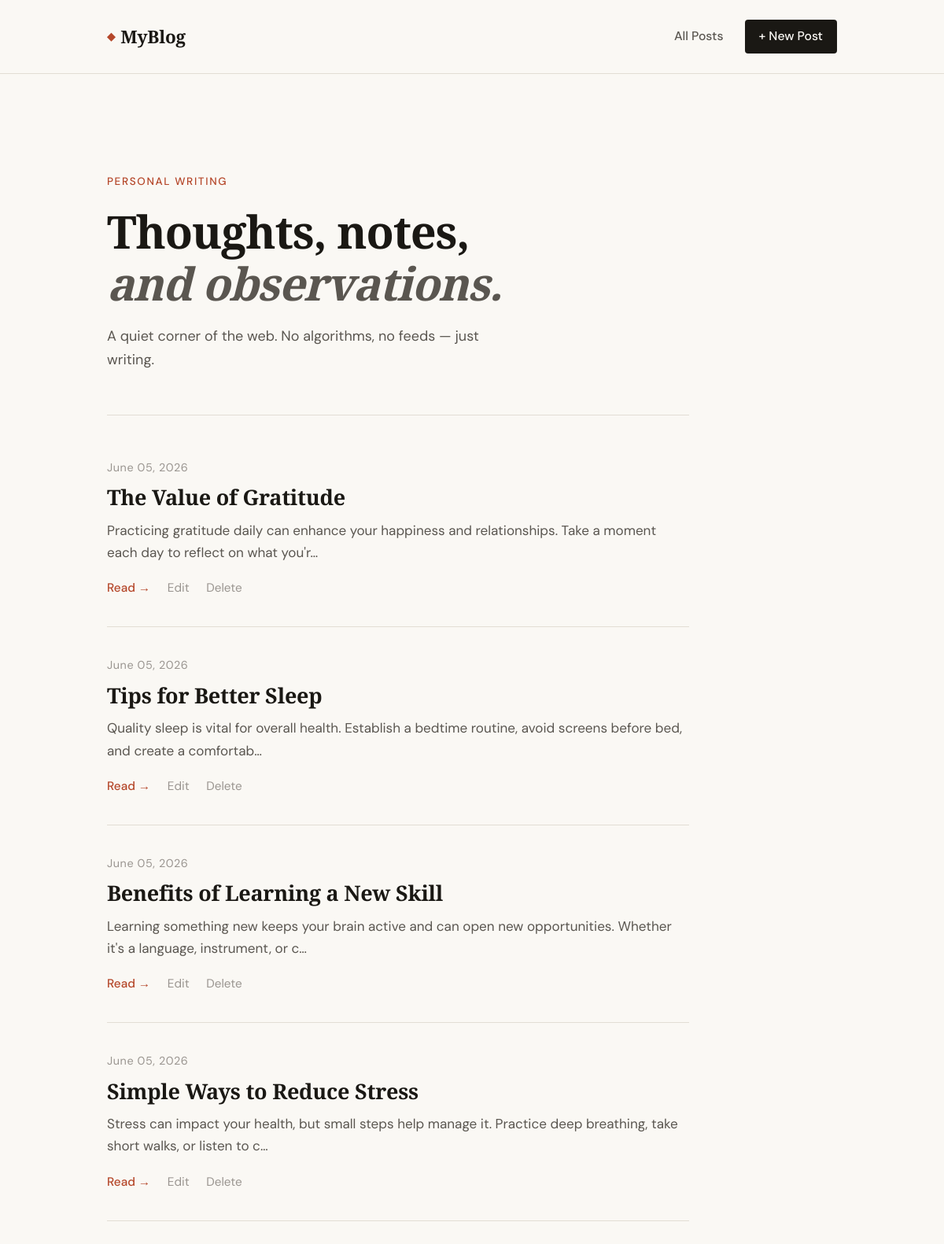
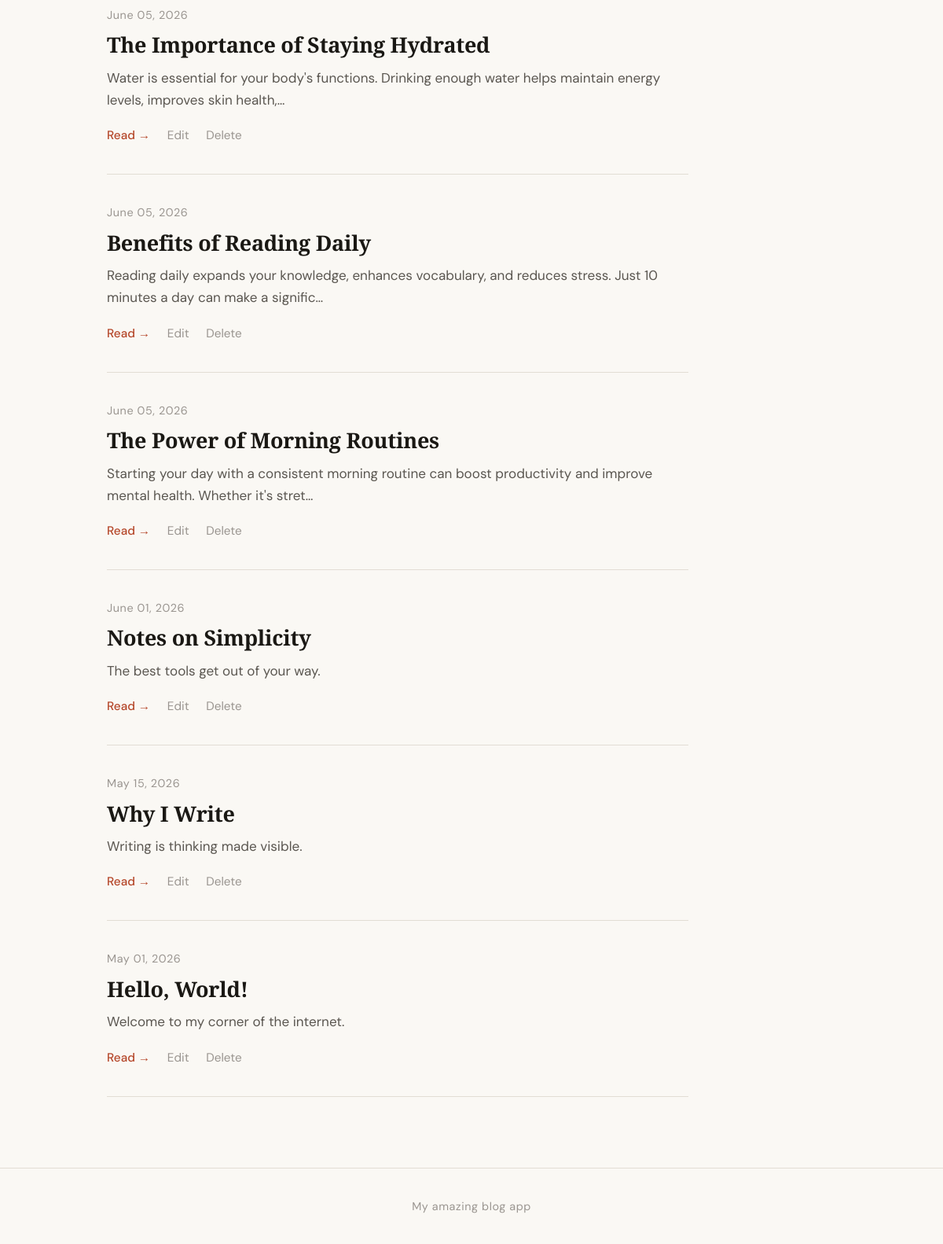
The page / on the database its author committed (2 pictures, top to bottom).
### tables this page shows
CREATE TABLE posts (
                id INTEGER PRIMARY KEY AUTOINCREMENT,
                title TEXT NOT NULL,
                slug TEXT NOT NULL UNIQUE,
                content TEXT NOT NULL,
                excerpt TEXT,
                created_at TEXT NOT NULL,
                updated_at TEXT NOT NULL
            );

### app.py (the view)
@app.route("/")
def index():
    db = get_db()
    posts = db.execute(
        "SELECT * FROM posts ORDER BY created_at DESC"
    ).fetchall()
    return render_template("index.html", posts=posts)

### app.py (called while the page is built)
def get_db():
    db = getattr(g, "_database", None)
    if db is None:
        db = g._database = sqlite3.connect(DATABASE)
        db.row_factory = sqlite3.Row
    return db

@app.teardown_appcontext
def close_connection(exception):
    db = getattr(g, "_database", None)
    if db is not None:
        db.close()

def format_date(dt_str):
    try:
        dt = datetime.strptime(dt_str, "%Y-%m-%d %H:%M:%S")
        return dt.strftime("%B %d, %Y")
    except Exception:
        return dt_str

### templates/index.html (shortened to what this page needs)
{% extends "base.html" %}
{% block content %}
<section class="hero">
  <p class="hero-label">Personal Writing</p>
  <h1 class="hero-title">Thoughts, notes,<br><em>and observations.</em></h1>
  <p class="hero-sub">A quiet corner of the web. No algorithms, no feeds — just writing.</p>
</section>
<section class="post-list">
  {% if posts %}
    {% for post in posts %}
    <article class="post-card">
      <div class="post-card__meta">
        <time>{{ post.created_at | format_date }}</time>
      </div>
      <h2 class="post-card__title">
        <a href="{{ url_for('post', slug=post.slug) }}">{{ post.title }}</a>
      </h2>
      {% if post.excerpt %}
        <p class="post-card__excerpt">{{ post.excerpt }}</p>
      {% endif %}
      <div class="post-card__actions">
        <a href="{{ url_for('post', slug=post.slug) }}" class="read-link">Read →</a>
        <a href="{{ url_for('edit_post', slug=post.slug) }}" class="action-link">Edit</a>
        <form method="POST" action="{{ url_for('delete_post', slug=post.slug) }}" class="inline-form"
              onsubmit="return confirm('Delete this post?')">
          <button type="submit" class="action-link action-link--danger">Delete</button>
        </form>
      </div>
    </article>
    {% endfor %}
  {% else %}
    <div class="empty-state">
      <p>No posts yet.</p>
      <a href="{{ url_for('new_post') }}" class="btn-primary">Write your first post</a>
    </div>
  {% endif %}
</section>
{% endblock %}

### templates/base.html (shortened to what this page needs)
<!DOCTYPE html>
<html lang="en">
<head>
  <link rel="stylesheet" href="{{ url_for('static', filename='css/style.css') }}" />
</head>
<body>
  <header class="site-header">
    <div class="container">
      <a href="{{ url_for('index') }}" class="site-title">
        <span class="title-mark">◆</span> MyBlog
      </a>
      <nav class="site-nav">
        <a href="{{ url_for('index') }}">All Posts</a>
        <a href="{{ url_for('new_post') }}" class="btn-new">+ New Post</a>
      </nav>
    </div>
  </header>
  <main class="site-main">
    <div class="container">
      {% block content %}{% endblock %}
    </div>
  </main>
  <footer class="site-footer">
    <div class="container">
      <p>My amazing blog app</p>
    </div>
  </footer>
</body>
</html>

### static/css/style.css (style rules this page uses)
:root { --ink: #1a1814; --ink-soft: #5a5650; --ink-faint: #9a9590; --paper: #faf8f4; --paper-warm: #f2ede4; --rule: #e2ddd4; --accent: #b5472a; --accent-light: #f0e8e4; --font-serif: 'Playfair Display', Georgia, serif; --font-sans: 'DM Sans', system-ui, sans-serif; --max-w: 740px; --max-w-wide: 1000px; }
*, *::before, *::after { box-sizing: border-box; margin: 0; padding: 0; }
html { font-size: 18px; scroll-behavior: smooth; }
body { font-family: var(--font-sans); background: var(--paper); color: var(--ink); line-height: 1.7; min-height: 100vh; display: flex; flex-direction: column; }
a { color: inherit; text-decoration: none; }
.container { width: 100%; max-width: var(--max-w-wide); margin: 0 auto; padding: 0 2rem; }
.site-main { flex: 1; padding: 3rem 0 5rem; }
.site-header { border-bottom: 1px solid var(--rule); padding: 1.4rem 0; position: sticky; top: 0; background: var(--paper); z-index: 100; backdrop-filter: blur(6px); }
.site-header .container { display: flex; align-items: center; justify-content: space-between; }
.site-title { font-family: var(--font-serif); font-size: 1.25rem; font-weight: 700; letter-spacing: -0.01em; display: flex; align-items: center; gap: 0.4rem; }
.title-mark { color: var(--accent); font-size: 0.75rem; }
.site-nav { display: flex; align-items: center; gap: 1.5rem; font-size: 0.875rem; font-weight: 500; color: var(--ink-soft); }
.btn-new { background: var(--ink); color: var(--paper) !important; padding: 0.45rem 1rem; border-radius: 4px; font-weight: 500; transition: background 0.15s; }
.hero { padding: 4rem 0 3rem; border-bottom: 1px solid var(--rule); margin-bottom: 3rem; max-width: var(--max-w); }
.hero-label { font-size: 0.75rem; font-weight: 500; letter-spacing: 0.12em; text-transform: uppercase; color: var(--accent); margin-bottom: 1rem; }
.hero-title { font-family: var(--font-serif); font-size: clamp(2.2rem, 5vw, 3.2rem); font-weight: 700; line-height: 1.15; letter-spacing: -0.02em; margin-bottom: 1rem; color: var(--ink); }
.hero-title em { font-style: italic; color: var(--ink-soft); }
.hero-sub { font-size: 1rem; color: var(--ink-soft); max-width: 480px; }
.post-list { display: flex; flex-direction: column; gap: 0; }
.post-card { padding: 2rem 0; border-bottom: 1px solid var(--rule); max-width: var(--max-w); animation: fadeUp 0.4s ease both; }
.post-card:first-child { padding-top: 0; }
.post-card__meta { font-size: 0.8rem; color: var(--ink-faint); letter-spacing: 0.04em; margin-bottom: 0.5rem; }
.post-card__title { font-family: var(--font-serif); font-size: 1.5rem; font-weight: 700; line-height: 1.25; letter-spacing: -0.01em; margin-bottom: 0.6rem; }
.post-card__excerpt { color: var(--ink-soft); font-size: 0.95rem; line-height: 1.65; margin-bottom: 1rem; }
.post-card__actions { display: flex; align-items: center; gap: 1.2rem; font-size: 0.85rem; }
.read-link { font-weight: 500; color: var(--accent); transition: letter-spacing 0.2s; }
.action-link { color: var(--ink-faint); background: none; border: none; cursor: pointer; font: inherit; font-size: 0.85rem; padding: 0; transition: color 0.15s; }
.inline-form { display: inline; }
.site-footer { border-top: 1px solid var(--rule); padding: 2rem 0; text-align: center; font-size: 0.8rem; color: var(--ink-faint); letter-spacing: 0.04em; }

### rows shown on the page
posts: created_at "June 05, 2026", title "The Value of Gratitude", excerpt "Practicing gratitude daily can enhance your happiness and relationships. Take a moment each day to reflect on what you'r…"
posts: created_at "June 05, 2026", title "Tips for Better Sleep", excerpt "Quality sleep is vital for overall health. Establish a bedtime routine, avoid screens before bed, and create a comfortab…"
posts: created_at "June 05, 2026", title "Benefits of Learning a New Skill", excerpt "Learning something new keeps your brain active and can open new opportunities. Whether it's a language, instrument, or c…"
posts: created_at "June 05, 2026", title "Simple Ways to Reduce Stress", excerpt "Stress can impact your health, but small steps help manage it. Practice deep breathing, take short walks, or listen to c…"
posts: created_at "June 05, 2026", title "The Importance of Staying Hydrated", excerpt "Water is essential for your body's functions. Drinking enough water helps maintain energy levels, improves skin health,…"
posts: created_at "June 05, 2026", title "Benefits of Reading Daily", excerpt "Reading daily expands your knowledge, enhances vocabulary, and reduces stress. Just 10 minutes a day can make a signific…"
posts: created_at "June 05, 2026", title "The Power of Morning Routines", excerpt "Starting your day with a consistent morning routine can boost productivity and improve mental health. Whether it's stret…"
posts: created_at "June 01, 2026", title "Notes on Simplicity", excerpt "The best tools get out of your way."
posts: created_at "May 15, 2026", title "Why I Write", excerpt "Writing is thinking made visible."
posts: created_at "May 01, 2026", title "Hello, World!", excerpt "Welcome to my corner of the internet."
